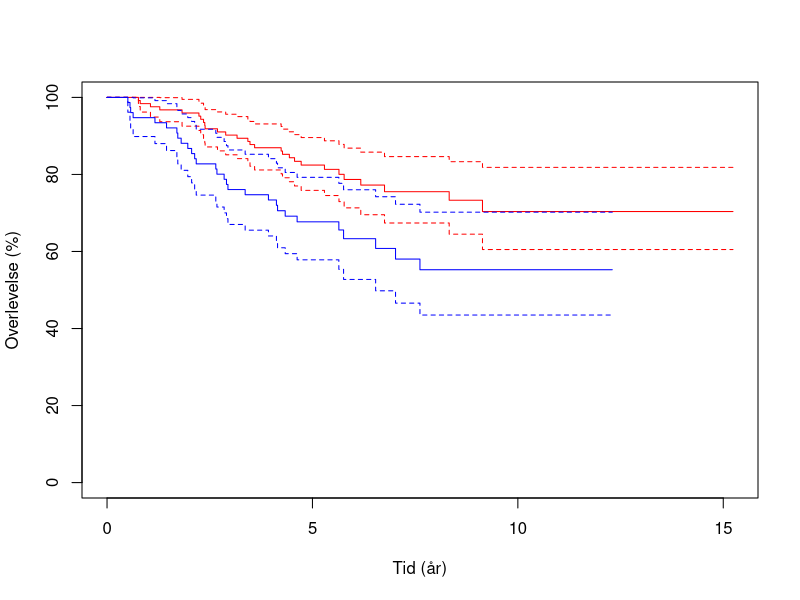
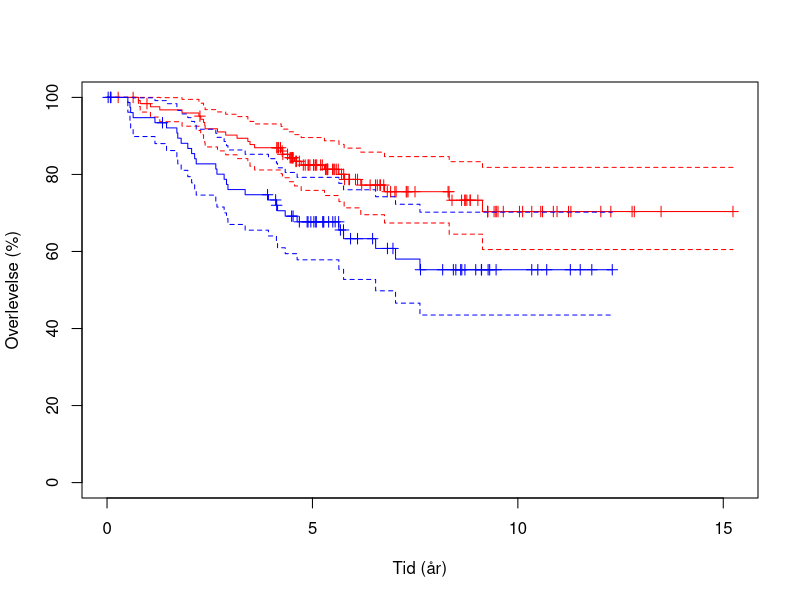

These figures' R source, in order:
## ---- chunk 1
library(survival)
survfit(Surv(time, status == 1)~factor(sex), data = MASS::Melanoma) |>  
plot(
  mark.time = FALSE,
  xscale = 365.25,
  yscale = 100,
  xlab = "Tid (år)",
  ylab = "Overlevelse (%)",
  col = c("red", "blue"),

  conf.int = TRUE
)

## ---- chunk 2
survfit(Surv(time, status == 1)~factor(sex), data = MASS::Melanoma) |>  
plot(
  mark.time = TRUE,
  xscale = 365.25,
  yscale = 100,
  xlab = "Tid (år)",
  ylab = "Overlevelse (%)",
  col = c("red", "blue"),

  conf.int = TRUE
)
## ---- chunk 3
survdiff(Surv(time, status == 1)~factor(sex), data = MASS::Melanoma)  
## ---- chunk 4
library(survival)

fit <- coxph(
  Surv(time, status == 1) ~ factor(sex) + thickness,
  data = MASS::Melanoma
)

summary(fit)
